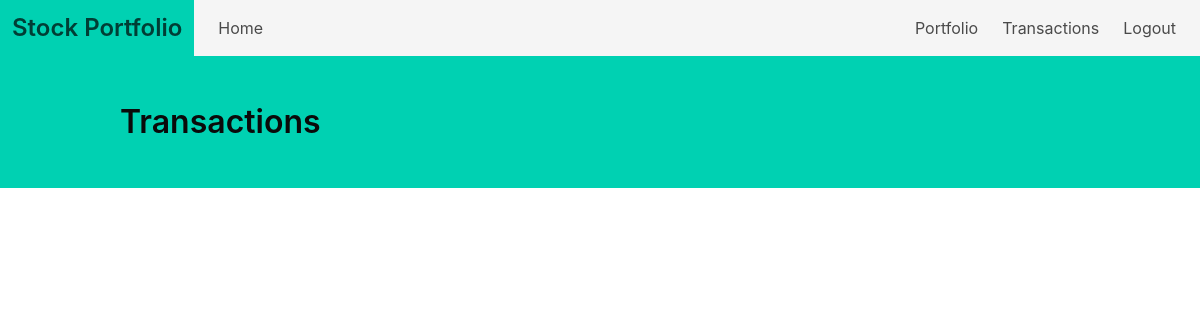
/transactions/ (signed in), run on an earlier commit of the app's database.
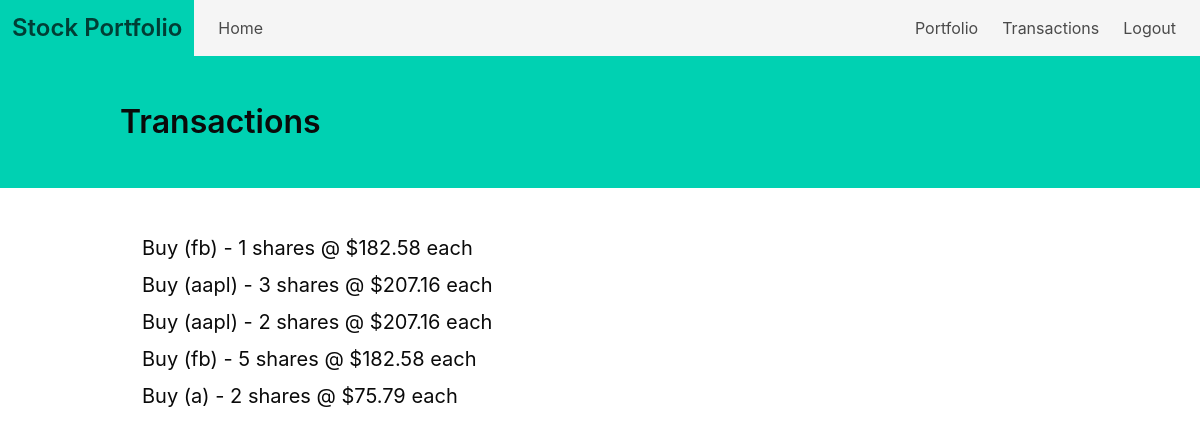
And on a later commit of the database.
### tables this page shows
CREATE TABLE transactions (
id integer,
type text not null,
ticker_symbol text not null,
quantity integer not null,
price double not null);

### routes.py (the view)
@app.route("/transactions/")
def transactions():
	if "email" not in session:
		return redirect(url_for("home"))
	with sqlite3.connect("database.db") as con:
		cur = con.cursor()
		transactions = cur.execute("select type, ticker_symbol, quantity, price from transactions where id=?", (session["id"], ))
		rows = transactions.fetchall()
	con.close()
	return render_template("transactions.html", rows=rows)

### templates/transactions.html
{% extends "base.html" %}
{% block content %}
<section class="hero is-primary">
	<div class="hero-body">
		<div class="container">
			<h1 class="title has-text-black">Transactions</h1>
		</div>
	</div>
</section>
<section class="section">
	<div class="columns">
		<div class="column is-half is-offset-1">
			{% for i in range(rows|length) %}
			<div class="field">
				<div class="container">
					<h1 class="subtitle has-text-black">{{ rows[i][0] }} ({{ rows[i][1] }}) - {{ rows[i][2] }} shares @ ${{ rows[i][3] }} each</h1>
				</div>
			</div>
			{% endfor %}
		</div>
	</div>
</section>
{% endblock %}

### templates/base.html (shortened to what this page needs)
<!DOCTYPE html>
<html lang="en-US">
<head>
	<link rel="stylesheet" href="https://cdnjs.cloudflare.com/ajax/libs/bulma/0.7.4/css/bulma.min.css">
</head>
<body>
	<nav class="navbar is-light" role="navigation" aria-label="main navigation">
		<div class="navbar-brand has-background-primary">
			<h1 class="navbar-item title is-4">
				<strong>Stock Portfolio</strong>
			</h1>
		</div>
		<div class="navbar-menu">
			<div class="navbar-start">
				<div class="navbar-item">
					<a class="navbar-item" href="{{ url_for('home') }}">
						Home
					</a>
				</div>
			</div>
			<div class="navbar-end">
				<div class="navbar-item">
					{% if not session["email"] %}
						<a class="navbar-item" href="{{ url_for('register') }}">
							Register
						</a>
						<a class="navbar-item" href="{{ url_for('login') }}">
							Log in
						</a>
					{% else %}
						<a class="navbar-item" href="{{ url_for('portfolio') }}">
							Portfolio
						</a>
						<a class="navbar-item" href="{{ url_for('transactions') }}">
							Transactions
						</a>
						<a class="navbar-item" href="{{ url_for('logout') }}">
							Logout
						</a>
					{% endif %}
				</div>
			</div>
		</div>
	</nav>
{% block content %}
{% endblock %}
</body>
</html>

What changed in the data, as far as the page shows it:
added transactions: type "Buy", ticker_symbol "fb", quantity "1", price "182.58"
added transactions: type "Buy", ticker_symbol "aapl", quantity "3", price "207.16"
added transactions: type "Buy", ticker_symbol "aapl", quantity "2", price "207.16"
added transactions: type "Buy", ticker_symbol "fb", quantity "5", price "182.58"
added transactions: type "Buy", ticker_symbol "a", quantity "2", price "75.79"
Also different on the page:
new list line: "( ) - shares @ $ each"
